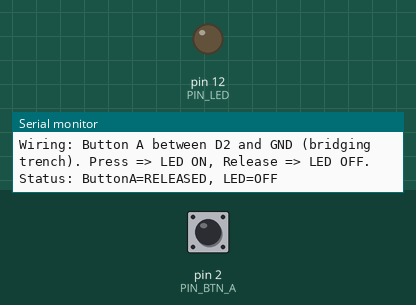
This sketch was run on a simulated Arduino Uno, built with avr-gcc and run on an emulated ATmega328P. Shown: output pins drawn as LEDs (lit = HIGH), the last lines printed to the serial monitor. The inputs (shaded band) are chosen by the test bench; at power-on: pin 2 (PIN_BTN_A) HIGH.

Above: at 1.2 s.
1.3 s: pin 2 (PIN_BTN_A) pulled LOW for 0.15 s
At 1.37 s:
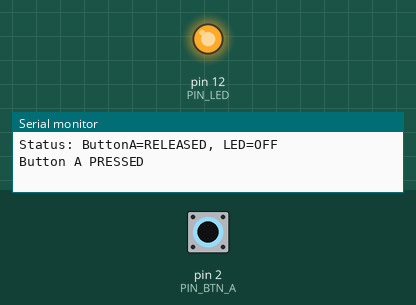
2.9 s: pin 2 (PIN_BTN_A) pulled LOW for 1 s
At 4.7 s:
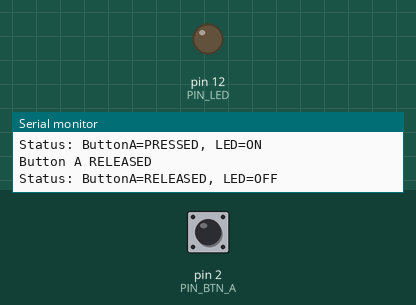
5.4 s: pin 2 (PIN_BTN_A) pulled LOW for 3.2 s
At 5.8 s:
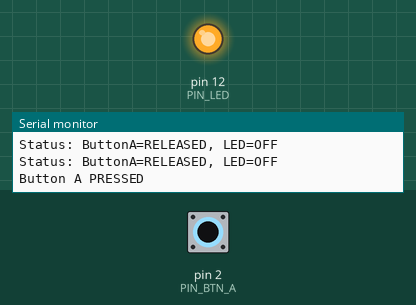
Timing chart, 0 to 10.1 s (numbered marks = the images above; inputs shaded):
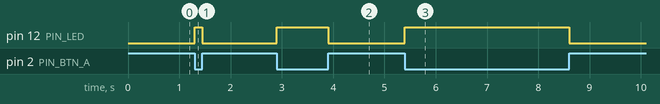

The sketch:

QP1_Baseline.ino
```cpp
// QP1_Baseline.ino — polling button on D2, LED on D13, Serial 115200
// Board: Arduino Uno R3 (A000066)

#include <Arduino.h>

constexpr uint8_t PIN_BTN_A = 2;            // D2 (INPUT_PULLUP), pressed => LOW
constexpr uint8_t PIN_LED   = 12;  // D13 built-in LED (tiny "L")

bool lastBtnA = HIGH;            // released by default with INPUT_PULLUP
unsigned long lastPrintMs = 0;

void setup() {
  pinMode(PIN_BTN_A, INPUT_PULLUP);
  pinMode(PIN_LED, OUTPUT);
  digitalWrite(PIN_LED, LOW);

  Serial.begin(115200);
  while (!Serial) {}  // wait for Serial on some hosts

  Serial.println("[QP1] Baseline started (polling).");
  Serial.println("Wiring: Button A between D2 and GND (bridging trench). Press => LED ON, Release => LED OFF.");
}

void loop() {
  // Sense
  bool btnA = digitalRead(PIN_BTN_A); // HIGH=released, LOW=pressed

  // Think: edge logging
  if (btnA != lastBtnA) {
    lastBtnA = btnA;
    if (btnA == LOW) {
      Serial.println("Button A PRESSED");
      // Act
      digitalWrite(PIN_LED, HIGH);
    } else {
      Serial.println("Button A RELEASED");
      digitalWrite(PIN_LED, LOW);
    }
  }

  // 1s status line (helps for screenshots)
  unsigned long now = millis();
  if (now - lastPrintMs >= 1000UL) {
    lastPrintMs = now;
    Serial.print("Status: ButtonA=");
    Serial.print((btnA == LOW) ? "PRESSED" : "RELEASED");
    Serial.print(", LED=");
    Serial.println(digitalRead(PIN_LED) ? "ON" : "OFF");
  }
}
```

Measured:
- after the input at 1.3 s, pin 12 (PIN_LED): LOW → HIGH at once, → LOW 0.15 s later
- after the input at 2.9 s, pin 12 (PIN_LED): LOW → HIGH at once, → LOW 1.0 s later
- after the input at 5.4 s, pin 12 (PIN_LED): LOW → HIGH at once, → LOW 3.2 s later
